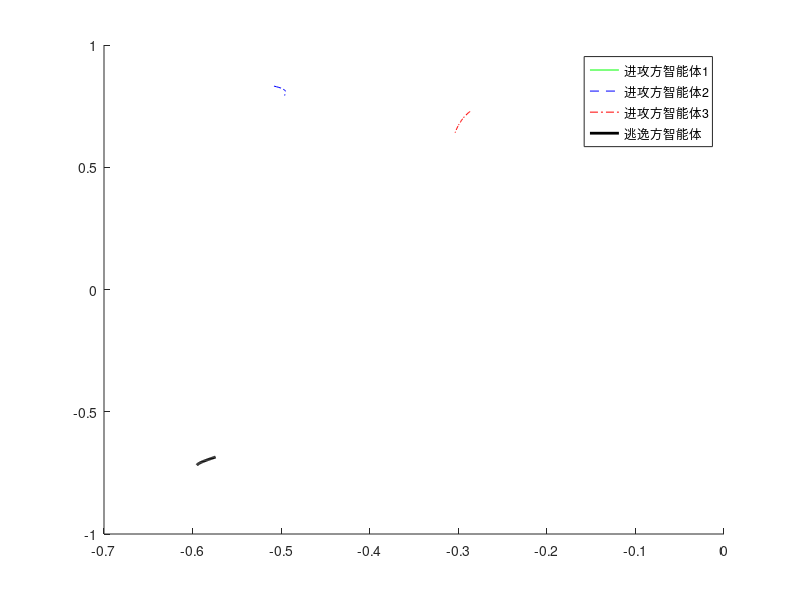

The MATLAB script that drew this image:
load position_data1
a1 = pic_posi;
load position_data2
a2 = pic_posi;
load position_data3
a3 = pic_posi;
load target_data
b = pic_target;
figure(1)
hold on
plot(a1(:,1),a1(:,2),'-g')
plot(a2(:,1),a2(:,2),'--b')
plot(a3(:,1),a3(:,2),'-.r')
plot(b(:,1),b(:,2),'-k','linewidth',2)
legend('进攻方智能体1','进攻方智能体2','进攻方智能体3','逃逸方智能体')